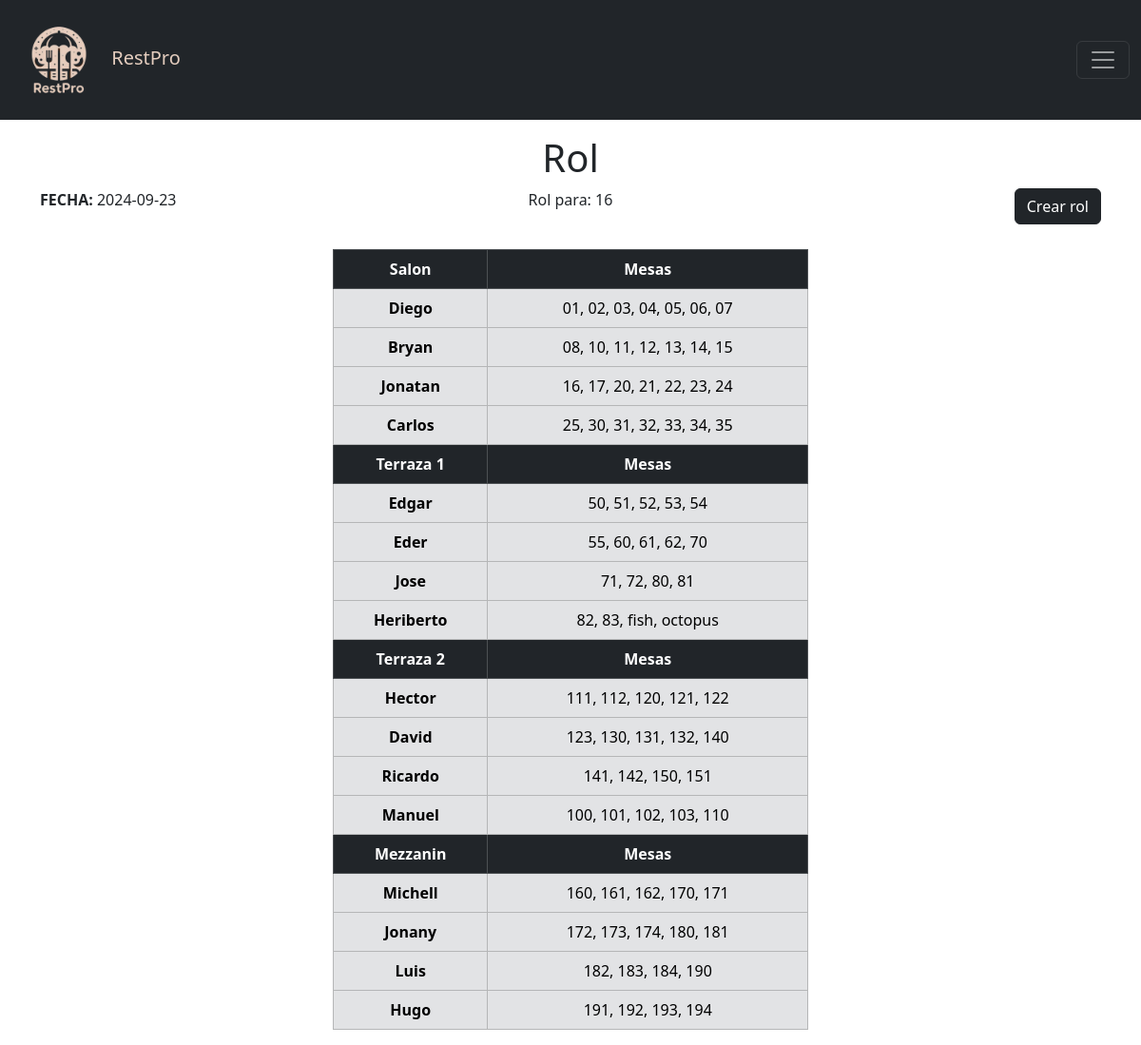
Screenshot of /vistas/rol/rol.php (signed in) with the database file from the repository.
### tables this page shows
CREATE TABLE `areas` (
  `id` int NOT NULL,
  `nombre` varchar(50) NOT NULL COMMENT 'Nombre de area',
  `descripcion` varchar(250) NOT NULL COMMENT 'Descripcion de area'
);

CREATE TABLE `personal` (
  `id` int NOT NULL,
  `nombre` varchar(50) NOT NULL,
  `apellido` varchar(50) NOT NULL,
  `descanso` varchar(15) DEFAULT NULL,
  `turno` varchar(10) DEFAULT NULL,
  `estado` int NOT NULL DEFAULT '1' COMMENT '0: inactivo, 1: activo'
);

### www/vistas/rol/consultas/consultas.php (called while the page is built, shortened)
<?php
$hoy = date("w");
if ($hoy >= 1 && $hoy <= 4) {
    $result = $pdo->query('SELECT * FROM personal WHERE estado = 1 AND descanso != ' . $hoy . ' AND descanso != "fines" ');
    $resultCount = $pdo->query('SELECT COUNT(*) FROM personal WHERE estado = 1 AND descanso != ' . $hoy . ' AND descanso != "fines" ');
} else {
    $result = $pdo->query('SELECT * FROM personal WHERE estado = 1 AND (descanso != ' . $hoy . ' OR descanso = "fines" )');
    $resultCount = $pdo->query('SELECT COUNT(*) FROM personal WHERE estado = 1 AND (descanso != ' . $hoy . ' OR descanso = "fines" )');
}
$resultMeseros = $result->fetchAll(PDO::FETCH_OBJ);
$ctn_meseros = 0;
$n_meseros = $resultCount->fetchColumn();
$result = $pdo->query("SELECT * FROM areas");
if ($result->rowCount() > 0) {
    $resultAreas = $result->fetchAll(PDO::FETCH_OBJ);
    $result = $pdo->query("SELECT COUNT(*) FROM areas");
    $n_areas = $result->fetchColumn();
}
$result = $pdo->query("SELECT * FROM vista_mesas_estaciones WHERE rol_descripcion = $n_meseros");
if ($result->rowCount() > 0) {
    $resultEstaciones = $result->fetchAll(PDO::FETCH_OBJ);
}
$fecha = date('Y-m-d');
function calcularMeserosxArea($n_areas, $pdo, $n_meseros)
{
    $n_meseros_x_area = array();
    for ($area = 1; $area <= $n_areas; $area++) {
        $result = $pdo->query("SELECT COUNT(*) FROM mesas WHERE area_id = {$area}");
        $mesasxarea = $result->fetchColumn();
        $porcentajeMesasArea = round($mesasxarea * 100 / 83);
        $meserosxarea = round($n_meseros * $porcentajeMesasArea / 100);
        array_push($n_meseros_x_area, $meserosxarea);
    }
    if (array_sum($n_meseros_x_area) - $n_meseros < 0) {
        $n_meseros_x_area[2] = $n_meseros_x_area[2] + 1;
    } elseif (array_sum($n_meseros_x_area) - $n_meseros > 0) {
        $n_meseros_x_area[0] = $n_meseros_x_area[0] - 1;
    }
    return $n_meseros_x_area;
}

### www/vistas/rol/consultas/asignarMeserosAEstacion.php (called while the page is built)
<?php
$meserosxArea = calcularMeserosxArea($n_areas, $pdo, $n_meseros);
$mesero_array = [];
foreach ($resultMeseros as $mesero) {
    $veces_en_area = [];
    foreach ($resultAreas as $area) {
        $result = $pdo->query("SELECT * FROM ctn_area_mesero WHERE mesero_id=$mesero->id AND area_id=$area->id");
        if ($result->rowCount() > 0) {
            $resultAreaMesero = $result->fetch(PDO::FETCH_OBJ);
            $veces_en_area[] = $resultAreaMesero->contador;
        } else {
            $result = $pdo->query("INSERT INTO ctn_area_mesero (mesero_id,area_id) VALUES ($mesero->id, $area->id)");
        }
    }
    $mesero_array[] = $veces_en_area;
}
$meserosAsignados = acomodar($mesero_array,$n_areas,$meserosxArea);
function acomodar($meseros, $numAreas, $meserosPorArea)
{
    $meserosSeleccionados = [];
    $meserosAsignados = [];
    foreach (range(0, $numAreas - 1) as $area) {
        $meserosConConteo = [];
        foreach (range(0, count($meseros) - 1) as $mesero) {
            if (!in_array($mesero + 1, $meserosAsignados)) {
                $meserosConConteo[$mesero] = $meseros[$mesero][$area];
            }
        }
        asort($meserosConConteo);
        $contador = 0;
        foreach ($meserosConConteo as $mesero => $veces) {
            if ($contador < $meserosPorArea[$area]) {
                $meserosSeleccionados[] = $mesero + 1;
                $meserosAsignados[] = $mesero + 1;
                $contador++;
            } else {
                break;
            }
        }
    }
    return $meserosSeleccionados;
}

### www/vistas/rol/rol.php (the view, shortened to what this page needs)
<?php
$ubicacion = "../../";
$titulo = "Rol";
include($ubicacion . "includes/header.php");
include("consultas/consultas.php");
if (isset($resultEstaciones)) {
    include("consultas/asignarMeserosAEstacion.php");
}
?>
<link rel="stylesheet" href="<?php echo $ubicacion; ?>/assets/tools/styles/estilos_vistas.css">
<div class="container mt-3">
    <h1 class="text-center"><?php echo $titulo; ?></h1>
    <?php if (isset($resultEstaciones)) { ?>
        <div class="row">
            <div class="col">
                <p><strong>FECHA: </strong><?php echo isset($fecha) ? $fecha : date('Y-m-d'); ?></p>
            </div>
            <div class="col centrar">
                Rol para: <?php echo count($resultEstaciones); ?>
            </div>
            <div class="col" style="text-align: right;">
                <?php if (isset($result_vista_meseros_mesas)) { ?>
                    <button data-bs-toggle="modal" data-bs-target="#modalHistorial" class="btn btn-dark">
                        Historial
                    </button>
                <?php } else { ?>
                    <div id="sendButton">
                        <button class="btn btn-dark">
                            Crear rol
                        </button>
                    </div>
                <?php } ?>
            </div>
        </div>
        <br>
        <div class="centrar d-flex">
            <?php
            if (isset($result_vista_meseros_mesas)) {
                include_once 'consultas/tabla_rol_creado.php';
            } else {
                if (isset($resultAreas)) { ?>
                    <table class="table table-bordered table-dark" style="width: 500px;">
                        <?php
                                    foreach ($resultAreas as $area):
                                        $nombre_area = $area->nombre;
                                        $area_id = $area->id;
                                        ?>
                            <thead>
                                <tr>
                                    <th scope="col"><?php echo $nombre_area; ?></th>
                                    <th scope="col">Mesas</th>
                                </tr>
                            </thead>
                            <tbody class="table-secondary">
                                <?php
                                                foreach ($resultMeseros as $mesero):
                                                    if ($ctn_meseros > $n_meseros - 1 || $area_id != $resultEstaciones[$ctn_meseros]->area_id) {
                                                        break;
                                                    }
                                                    ?>
                                    <tr>
                                        <th scope="row"><?php echo $resultMeseros[$meserosAsignados[$ctn_meseros] - 1]->nombre; ?></th>
                                        <td><?php echo $resultEstaciones[$ctn_meseros]->mesas; ?></td>
                                    </tr>
                                    <?php
                                    $ctn_meseros += 1;
                                                endforeach ?>
                            </tbody>
                            <?php $ctn_areas += 1; endforeach ?>
                    </table>
                    <?php
                } else {
                    echo 'No existen areas';
                }
            } ?>
        </div>
        <?php
    } ?>
</div>

### www/assets/tools/styles.css (style rules this page uses)
.row { display: flex; row-gap: 48px; }
.centrar { text-align: center; justify-content: center; align-items: center; }
.container { margin-top: 50px; }
.btn { cursor: pointer; }

### www/assets/tools/styles/estilos_vistas.css (style rules this page uses)
.table { table-layout: auto; width: auto; }

### rows the page displays
areas: nombre "Salon"
personal: nombre "Diego", mesas "01, 02, 03, 04, 05, 06, 07", nombre "Edgar", mesas "50, 51, 52, 53, 54", nombre "Hector", mesas "111, 112, 120, 121, 122", nombre "Michell", mesas "160, 161, 162, 170, 171"
personal: nombre "Bryan", mesas "08, 10, 11, 12, 13, 14, 15", nombre "Eder", mesas "55, 60, 61, 62, 70", nombre "David", mesas "123, 130, 131, 132, 140", nombre "Jonany", mesas "172, 173, 174, 180, 181"
personal: nombre "Jonatan", mesas "16, 17, 20, 21, 22, 23, 24", nombre "Jose", mesas "71, 72, 80, 81", nombre "Ricardo", mesas "141, 142, 150, 151", nombre "Luis", mesas "182, 183, 184, 190"
personal: nombre "Carlos", mesas "25, 30, 31, 32, 33, 34, 35", nombre "Heriberto", mesas "82, 83, fish, octopus", nombre "Manuel", mesas "100, 101, 102, 103, 110", nombre "Hugo", mesas "191, 192, 193, 194"
areas: nombre "Terraza 1"
areas: nombre "Terraza 2"
areas: nombre "Mezzanin"

### other values shown
$titulo "Rol"
count($resultEstaciones) "16"
